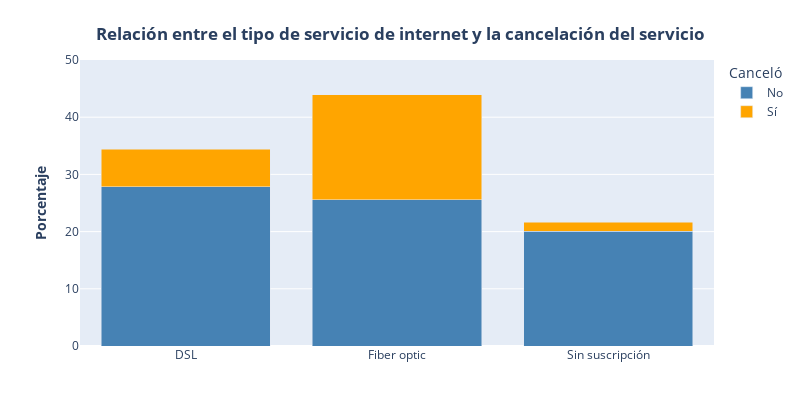

Notebook cell for this chart:
### Markdown cell above
En estas gráficos podemos notar varios aspectos interesantes. En la primer gráfico podemos ver que los clientes que utilizan el servicio de seguridad en línea tienen una tasa de cancelación mucho más baja que aquellos que no lo utilizan. Contrario a lo que vemos en la segunda gráfica que nos muestra que aquellos clientes que utilizan el servicio de respaldo en línea, tienden a cancelar el servicio en mayor proporción que los clientes que no lo utilizan. En cuanto a la protección del dispositivo, observamos también una tasa de cancelación más baja en los clientes que sí utilizan el servicio. En cuanto al servicio de soporte técnico es muy interesante notar la tasa de cancelación tan baja en comparación con aquellos que no utilizan este servicio, por lo que podríamos sospechar que este servicio es un buen apalancador para retener a los clientes. En cuanto a los servicios de streaming, tanto de televisión como de películas, la tasa de cancelación es muy similar en los clientes que lo utilizan y los que no, y por último, en el servicio de telefonía, la tasa de cancelación es prácticamente la misma aunque hay un porcentaje ligeramente mayor de clientes que no utilizan este servicio.

Ahora exploraremos la tasa de cancelación por tipo de conexión a internet, recordando que la compañía ofrece dos tipos: DSL y Fibra óptica.

### Code cell
# Exploramos la relación entre el tipo de servicio de internet y la cancelación del servicio
internet_service_churn_rate = round(full_data[['internet_service', 'churn']].value_counts(normalize=True) * 100, 2).reset_index(name='percentage')
internet_service_churn_rate['churn'] = internet_service_churn_rate['churn'].map({0: 'No', 1: 'Sí'})

fig = px.bar(internet_service_churn_rate, 
             x='internet_service', 
             y='percentage',
             color='churn',
             labels={'churn': 'Canceló'},
             width=800,
             height=400,
             color_discrete_map={'Sí': 'orange', 'No': 'steelblue'})

fig.update_layout(xaxis_title='',
    yaxis_title='<b>Porcentaje</b>',
    title={'text': '<b>Relación entre el tipo de servicio de internet y la cancelación del servicio</b>', 'x': 0.5, 'y': 0.93},
    yaxis_range=[0,50],
    barmode='stack',
    margin=dict(b=20))
fig.show()

### Figure 1 — Plotly figure (JSON) as saved in the notebook; plotly's stock layout.template omitted (floating-point values rounded to 4 significant figures)
{"data": [{"hovertemplate": "Canceló=No<br>internet_service=%{x}<br>percentage=%{y}<extra></extra>", "legendgroup": "No", "marker": {"color": "steelblue", "pattern": {"shape": ""}}, "name": "No", "orientation": "v", "showlegend": true, "textposition": "auto", "type": "bar", "x": ["DSL", "Fiber optic", "Sin suscripción"], "xaxis": "x", "y": [27.86, 25.54, 20.06], "yaxis": "y"}, {"hovertemplate": "Canceló=Sí<br>internet_service=%{x}<br>percentage=%{y}<extra></extra>", "legendgroup": "Sí", "marker": {"color": "orange", "pattern": {"shape": ""}}, "name": "Sí", "orientation": "v", "showlegend": true, "textposition": "auto", "type": "bar", "x": ["Fiber optic", "DSL", "Sin suscripción"], "xaxis": "x", "y": [18.42, 6.52, 1.6], "yaxis": "y"}], "layout": {"barmode": "stack", "height": 400, "legend": {"title": {"text": "Canceló"}, "tracegroupgap": 0}, "margin": {"b": 20, "t": 60}, "title": {"text": "<b>Relación entre el tipo de servicio de internet y la cancelación del servicio</b>", "x": 0.5, "y": 0.93}, "width": 800, "xaxis": {"anchor": "y", "domain": [0, 1], "title": {"text": ""}}, "yaxis": {"anchor": "x", "domain": [0, 1], "range": [0, 50], "title": {"text": "<b>Porcentaje</b>"}}}}
